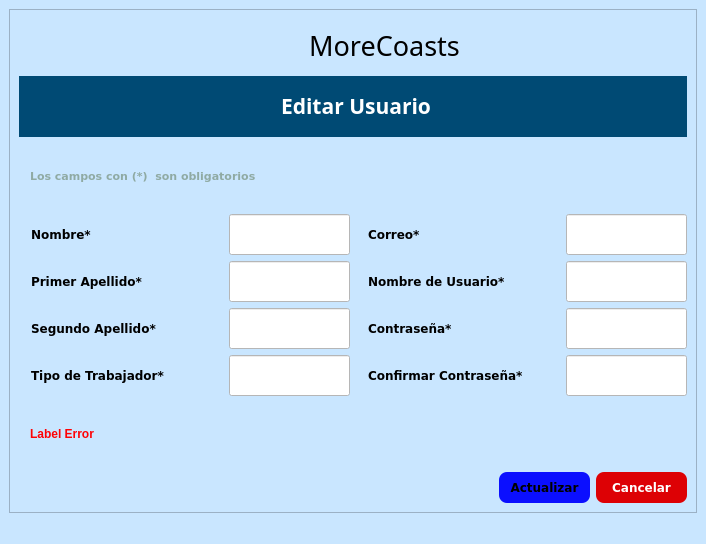
<?xml version="1.0" encoding="UTF-8"?>
<ui version="4.0">
 <class>MainWindow</class>
 <widget class="QMainWindow" name="MainWindow">
  <property name="geometry">
   <rect>
    <x>0</x>
    <y>0</y>
    <width>706</width>
    <height>544</height>
   </rect>
  </property>
  <property name="minimumSize">
   <size>
    <width>706</width>
    <height>544</height>
   </size>
  </property>
  <property name="maximumSize">
   <size>
    <width>706</width>
    <height>544</height>
   </size>
  </property>
  <property name="windowTitle">
   <string>MoreCoasts Editar Usuario</string>
  </property>
  <property name="windowIcon">
   <iconset>
    <normaloff>FormatFactoryAgregar un título.ico</normaloff>FormatFactoryAgregar un título.ico</iconset>
  </property>
  <property name="styleSheet">
   <string notr="true">background-color: rgb(201, 230, 255);</string>
  </property>
  <widget class="QWidget" name="centralwidget">
   <layout class="QHBoxLayout" name="horizontalLayout">
    <item>
     <widget class="QFrame" name="frame_NuevoCalculo">
      <property name="minimumSize">
       <size>
        <width>7</width>
        <height>0</height>
       </size>
      </property>
      <property name="styleSheet">
       <string notr="true">QFrame{
background-color: rgb(201, 230, 255);
}
QLabel{
background-color: #000000ff;
color::rgb(0, 74, 116);
border:8px solid#000000ff;
}
QLineButton{
border:0px;
color:rgb(255, 255, 255);
border-bottom:2px solid rgb(61,61,61);
}
QPushButton{
background-color:rgb(0, 74, 116);
border-radius:15px;
color: rgb(255, 255, 255);
}

QLineEdit{
background-color: rgb(255, 255, 255);
}
QPushButton:hover{
background-color: rgb(0, 12, 255);
border-radius:15px;
color: rgb(0, 0, 0);
}

</string>
      </property>
      <property name="frameShape">
       <enum>QFrame::StyledPanel</enum>
      </property>
      <property name="frameShadow">
       <enum>QFrame::Raised</enum>
      </property>
      <layout class="QVBoxLayout" name="verticalLayout">
       <item>
        <layout class="QHBoxLayout" name="horizontalLayout_8">
         <item>
          <spacer name="horizontalSpacer_11">
           <property name="orientation">
            <enum>Qt::Horizontal</enum>
           </property>
           <property name="sizeHint" stdset="0">
            <size>
             <width>40</width>
             <height>20</height>
            </size>
           </property>
          </spacer>
         </item>
         <item>
          <widget class="QLabel" name="label">
           <property name="minimumSize">
            <size>
             <width>51</width>
             <height>51</height>
            </size>
           </property>
           <property name="maximumSize">
            <size>
             <width>51</width>
             <height>51</height>
            </size>
           </property>
           <property name="text">
            <string/>
           </property>
           <property name="pixmap">
            <pixmap>Agregar_un_título-removebg-preview.png</pixmap>
           </property>
           <property name="scaledContents">
            <bool>true</bool>
           </property>
          </widget>
         </item>
         <item>
          <widget class="QLabel" name="label_SGCTS_GeoCuba">
           <property name="minimumSize">
            <size>
             <width>180</width>
             <height>51</height>
            </size>
           </property>
           <property name="maximumSize">
            <size>
             <width>180</width>
             <height>51</height>
            </size>
           </property>
           <property name="font">
            <font>
             <family>Cooper Black</family>
             <pointsize>16</pointsize>
             <weight>50</weight>
             <bold>false</bold>
            </font>
           </property>
           <property name="styleSheet">
            <string notr="true">background-color: #000000ff;
color: rgb(0, 0, 0);</string>
           </property>
           <property name="text">
            <string>&lt;html&gt;&lt;head/&gt;&lt;body&gt;&lt;p align=&quot;center&quot;&gt;&lt;span style=&quot; font-size:20pt;&quot;&gt;MoreCoasts&lt;/span&gt;&lt;/p&gt;&lt;/body&gt;&lt;/html&gt;</string>
           </property>
          </widget>
         </item>
         <item>
          <spacer name="horizontalSpacer_12">
           <property name="orientation">
            <enum>Qt::Horizontal</enum>
           </property>
           <property name="sizeHint" stdset="0">
            <size>
             <width>40</width>
             <height>20</height>
            </size>
           </property>
          </spacer>
         </item>
        </layout>
       </item>
       <item>
        <widget class="QLabel" name="label_NuevoCalculo">
         <property name="minimumSize">
          <size>
           <width>641</width>
           <height>61</height>
          </size>
         </property>
         <property name="maximumSize">
          <size>
           <width>16777215</width>
           <height>61</height>
          </size>
         </property>
         <property name="font">
          <font>
           <family>Arial Black</family>
           <pointsize>16</pointsize>
           <weight>75</weight>
           <bold>true</bold>
          </font>
         </property>
         <property name="styleSheet">
          <string notr="true">background-color: rgb(0, 74, 116);
color: rgb(255, 255, 255);</string>
         </property>
         <property name="text">
          <string>&lt;html&gt;&lt;head/&gt;&lt;body&gt;&lt;p align=&quot;center&quot;&gt;Editar Usuario&lt;/p&gt;&lt;/body&gt;&lt;/html&gt;</string>
         </property>
        </widget>
       </item>
       <item>
        <widget class="QLabel" name="label_2">
         <property name="font">
          <font>
           <family>Verdana</family>
           <pointsize>8</pointsize>
           <weight>75</weight>
           <bold>true</bold>
          </font>
         </property>
         <property name="styleSheet">
          <string notr="true">color: rgb(143, 170, 163);</string>
         </property>
         <property name="text">
          <string>Los campos con (*)  son obligatorios</string>
         </property>
        </widget>
       </item>
       <item>
        <layout class="QHBoxLayout" name="horizontalLayout_2">
         <item>
          <widget class="QLabel" name="label_DensidadArena">
           <property name="font">
            <font>
             <family>Verdana</family>
             <pointsize>9</pointsize>
             <weight>75</weight>
             <bold>true</bold>
            </font>
           </property>
           <property name="text">
            <string>Nombre*</string>
           </property>
          </widget>
         </item>
         <item>
          <widget class="QLineEdit" name="lineEdit_Nombre">
           <property name="minimumSize">
            <size>
             <width>121</width>
             <height>41</height>
            </size>
           </property>
           <property name="maximumSize">
            <size>
             <width>121</width>
             <height>41</height>
            </size>
           </property>
           <property name="cursor">
            <cursorShape>IBeamCursor</cursorShape>
           </property>
           <property name="styleSheet">
            <string notr="true">background-color: rgb(255, 255, 255);</string>
           </property>
           <property name="maxLength">
            <number>20</number>
           </property>
          </widget>
         </item>
         <item>
          <widget class="QLabel" name="label_IndiceR">
           <property name="font">
            <font>
             <family>Verdana</family>
             <pointsize>9</pointsize>
             <weight>75</weight>
             <bold>true</bold>
            </font>
           </property>
           <property name="text">
            <string>Correo*</string>
           </property>
          </widget>
         </item>
         <item>
          <widget class="QLineEdit" name="lineEdit_Correo">
           <property name="minimumSize">
            <size>
             <width>121</width>
             <height>41</height>
            </size>
           </property>
           <property name="maximumSize">
            <size>
             <width>121</width>
             <height>41</height>
            </size>
           </property>
           <property name="styleSheet">
            <string notr="true">background-color: rgb(255, 255, 255);</string>
           </property>
           <property name="maxLength">
            <number>50</number>
           </property>
          </widget>
         </item>
        </layout>
       </item>
       <item>
        <layout class="QHBoxLayout" name="horizontalLayout_3">
         <item>
          <widget class="QLabel" name="label_DensidadMar">
           <property name="font">
            <font>
             <family>Verdana</family>
             <pointsize>9</pointsize>
             <weight>75</weight>
             <bold>true</bold>
            </font>
           </property>
           <property name="text">
            <string>Primer Apellido*</string>
           </property>
          </widget>
         </item>
         <item>
          <widget class="QLineEdit" name="lineEdit_PrimerApellido">
           <property name="minimumSize">
            <size>
             <width>121</width>
             <height>41</height>
            </size>
           </property>
           <property name="maximumSize">
            <size>
             <width>121</width>
             <height>41</height>
            </size>
           </property>
           <property name="styleSheet">
            <string notr="true">background-color: rgb(255, 255, 255);</string>
           </property>
           <property name="maxLength">
            <number>20</number>
           </property>
          </widget>
         </item>
         <item>
          <widget class="QLabel" name="label_Ubicacion">
           <property name="font">
            <font>
             <family>Verdana</family>
             <pointsize>9</pointsize>
             <weight>75</weight>
             <bold>true</bold>
            </font>
           </property>
           <property name="text">
            <string>Nombre de Usuario*</string>
           </property>
          </widget>
         </item>
         <item>
          <widget class="QLineEdit" name="lineEdit_NombreUsuario">
           <property name="minimumSize">
            <size>
             <width>121</width>
             <height>41</height>
            </size>
           </property>
           <property name="maximumSize">
            <size>
             <width>121</width>
             <height>41</height>
            </size>
           </property>
           <property name="styleSheet">
            <string notr="true">background-color: rgb(255, 255, 255);</string>
           </property>
           <property name="maxLength">
            <number>20</number>
           </property>
          </widget>
         </item>
        </layout>
       </item>
       <item>
        <layout class="QHBoxLayout" name="horizontalLayout_4">
         <item>
          <widget class="QLabel" name="label_CoeficientePorocidad">
           <property name="font">
            <font>
             <family>Verdana</family>
             <pointsize>9</pointsize>
             <weight>75</weight>
             <bold>true</bold>
            </font>
           </property>
           <property name="text">
            <string>Segundo Apellido*</string>
           </property>
          </widget>
         </item>
         <item>
          <widget class="QLineEdit" name="lineEdit_SegundoApellido">
           <property name="minimumSize">
            <size>
             <width>121</width>
             <height>41</height>
            </size>
           </property>
           <property name="maximumSize">
            <size>
             <width>121</width>
             <height>41</height>
            </size>
           </property>
           <property name="styleSheet">
            <string notr="true">background-color: rgb(255, 255, 255);</string>
           </property>
           <property name="maxLength">
            <number>20</number>
           </property>
          </widget>
         </item>
         <item>
          <widget class="QLabel" name="label_Ubicacion_2">
           <property name="font">
            <font>
             <family>Verdana</family>
             <pointsize>9</pointsize>
             <weight>75</weight>
             <bold>true</bold>
            </font>
           </property>
           <property name="text">
            <string>Contraseña*</string>
           </property>
          </widget>
         </item>
         <item>
          <widget class="QLineEdit" name="lineEdit_Contrasena">
           <property name="minimumSize">
            <size>
             <width>121</width>
             <height>41</height>
            </size>
           </property>
           <property name="maximumSize">
            <size>
             <width>121</width>
             <height>41</height>
            </size>
           </property>
           <property name="styleSheet">
            <string notr="true">background-color: rgb(255, 255, 255);</string>
           </property>
           <property name="maxLength">
            <number>25</number>
           </property>
           <property name="echoMode">
            <enum>QLineEdit::Password</enum>
           </property>
          </widget>
         </item>
        </layout>
       </item>
       <item>
        <layout class="QHBoxLayout" name="horizontalLayout_5">
         <item>
          <widget class="QLabel" name="label_AnguloR">
           <property name="font">
            <font>
             <family>Verdana</family>
             <pointsize>9</pointsize>
             <weight>75</weight>
             <bold>true</bold>
            </font>
           </property>
           <property name="text">
            <string>Tipo de Trabajador*</string>
           </property>
          </widget>
         </item>
         <item>
          <widget class="QLineEdit" name="lineEdit_TipoTrabajador">
           <property name="minimumSize">
            <size>
             <width>121</width>
             <height>41</height>
            </size>
           </property>
           <property name="maximumSize">
            <size>
             <width>121</width>
             <height>41</height>
            </size>
           </property>
           <property name="styleSheet">
            <string notr="true">background-color: rgb(255, 255, 255);</string>
           </property>
           <property name="maxLength">
            <number>20</number>
           </property>
          </widget>
         </item>
         <item>
          <widget class="QLabel" name="label_Ubicacion_3">
           <property name="font">
            <font>
             <family>Verdana</family>
             <pointsize>9</pointsize>
             <weight>75</weight>
             <bold>true</bold>
            </font>
           </property>
           <property name="text">
            <string>Confirmar Contraseña*</string>
           </property>
          </widget>
         </item>
         <item>
          <widget class="QLineEdit" name="lineEdit_ConfirmarConstrasena">
           <property name="minimumSize">
            <size>
             <width>121</width>
             <height>41</height>
            </size>
           </property>
           <property name="maximumSize">
            <size>
             <width>121</width>
             <height>41</height>
            </size>
           </property>
           <property name="styleSheet">
            <string notr="true">background-color: rgb(255, 255, 255);</string>
           </property>
           <property name="maxLength">
            <number>25</number>
           </property>
           <property name="echoMode">
            <enum>QLineEdit::Password</enum>
           </property>
          </widget>
         </item>
        </layout>
       </item>
       <item>
        <layout class="QHBoxLayout" name="horizontalLayout_7">
         <item>
          <widget class="QLabel" name="label_Error">
           <property name="styleSheet">
            <string notr="true">color: rgb(255, 1, 5);</string>
           </property>
           <property name="text">
            <string>&lt;html&gt;&lt;head/&gt;&lt;body&gt;&lt;p&gt;&lt;span style=&quot; font-weight:600;&quot;&gt;Label Error&lt;/span&gt;&lt;/p&gt;&lt;/body&gt;&lt;/html&gt;</string>
           </property>
          </widget>
         </item>
         <item>
          <spacer name="horizontalSpacer_10">
           <property name="orientation">
            <enum>Qt::Horizontal</enum>
           </property>
           <property name="sizeHint" stdset="0">
            <size>
             <width>40</width>
             <height>20</height>
            </size>
           </property>
          </spacer>
         </item>
        </layout>
       </item>
       <item>
        <layout class="QHBoxLayout" name="horizontalLayout_6">
         <item>
          <spacer name="horizontalSpacer">
           <property name="orientation">
            <enum>Qt::Horizontal</enum>
           </property>
           <property name="sizeHint" stdset="0">
            <size>
             <width>40</width>
             <height>20</height>
            </size>
           </property>
          </spacer>
         </item>
         <item>
          <widget class="QPushButton" name="but_actualizarUsuario">
           <property name="sizePolicy">
            <sizepolicy hsizetype="Fixed" vsizetype="Fixed">
             <horstretch>91</horstretch>
             <verstretch>31</verstretch>
            </sizepolicy>
           </property>
           <property name="minimumSize">
            <size>
             <width>91</width>
             <height>31</height>
            </size>
           </property>
           <property name="font">
            <font>
             <family>Verdana</family>
             <pointsize>9</pointsize>
             <weight>75</weight>
             <bold>true</bold>
            </font>
           </property>
           <property name="styleSheet">
            <string notr="true">QPushButton{
background-color: rgb(11, 15, 255);
color: rgb(0, 0, 0);
border-radius:8px;
}

QPushButton:hover{
background-color: rgb(16, 132, 255);
border-top-left-radius:12px;
border-bottom-left-radius:12px;

}</string>
           </property>
           <property name="text">
            <string>Actualizar</string>
           </property>
          </widget>
         </item>
         <item>
          <widget class="QPushButton" name="butCancelarEditarUsuario">
           <property name="sizePolicy">
            <sizepolicy hsizetype="Fixed" vsizetype="Fixed">
             <horstretch>91</horstretch>
             <verstretch>31</verstretch>
            </sizepolicy>
           </property>
           <property name="minimumSize">
            <size>
             <width>91</width>
             <height>31</height>
            </size>
           </property>
           <property name="font">
            <font>
             <family>Verdana</family>
             <pointsize>9</pointsize>
             <weight>75</weight>
             <bold>true</bold>
            </font>
           </property>
           <property name="styleSheet">
            <string notr="true">QPushButton{
color: rgb(255, 255, 255);
	background-color: rgb(221, 1, 5);
border-radius:8px;
}

QPushButton:hover{
background-color: rgb(255, 120, 129);
border-top-left-radius:12px;
border-bottom-left-radius:12px;

}</string>
           </property>
           <property name="text">
            <string>Cancelar</string>
           </property>
          </widget>
         </item>
        </layout>
       </item>
      </layout>
     </widget>
    </item>
   </layout>
  </widget>
  <widget class="QStatusBar" name="statusbar"/>
 </widget>
 <resources/>
 <connections/>
</ui>
